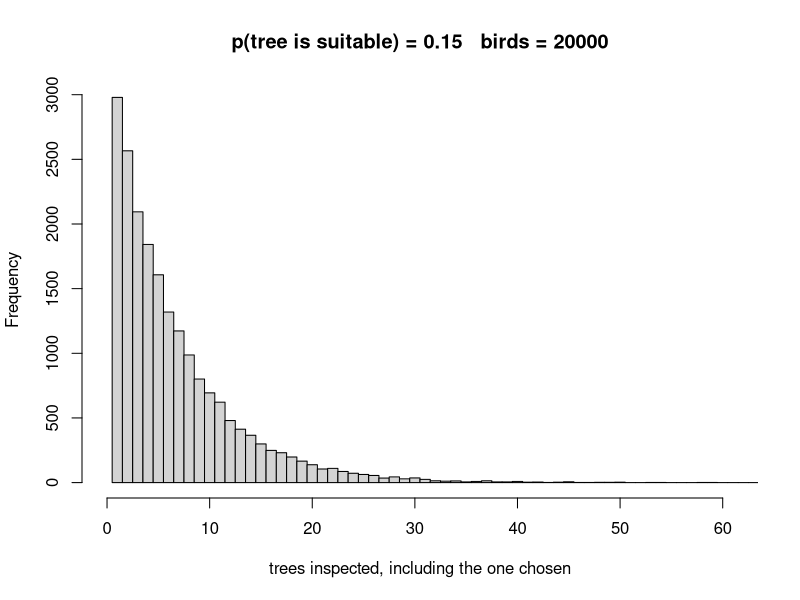

Write R code to recreate this figure.
# Simulates how many trees a bird has to inspect before finding a good nesting tree
# for a given p(good)

p_good <- 0.15
birds <- 20000

# At 200 birds the one-tree-wide bars are too sparse to compare against the
# shortcut -- most bars hold one or two birds and the shape is lost in noise.
# 200 is the right number for "look how much birds differ"; the comparison
# needs more.  20000 takes under a second and tracks the curve closely.
#
# Do NOT try to read the mode off these bars.  P(1 tree) = 0.0500 and
# P(2 trees) = 0.0475 differ by five percent, so the tallest bar lands on 1
# only about ten times in twelve even at 50000 birds.  That the mode is 1 is a
# fact about the formula, not something a sample can show -- it is the red
# dots that make the claim, and they are monotone by construction.

normalize_and_compare <- 0
plot_geometric <- 0

# There is no largest possible number of trees: an unlucky bird could keep
# looking forever.  So the plot shows a fixed window and reports what ran past
# it, rather than letting the single unluckiest bird set the axis.
max_shown <- 60

if (p_good <= 0) {stop("p_good must be above 0, or the bird never finds a tree")}

results <- rep(NA, birds)
for(b in 1:birds)
{
  found_nest <- FALSE
  trees_tried <- 0
  while (!found_nest)
  {
    found_nest <- runif(1) < p_good
    trees_tried <- trees_tried + 1
  }
  results[b]<-trees_tried
}

# One bar per number of trees.  The default breaks would put 1 and 2 in the
# same bar, which hides the whole point: the single most likely outcome is
# that the first tree tried is good.
breaks <- seq(0.5, max(results) + 0.5, by = 1)
possible <- 1:max_shown

# dgeom() counts the FAILURES before the first success, but trees_tried counts
# the trees inspected including the good one -- hence the minus one.
expected <- dgeom(possible - 1, p_good)

title <- paste("p(tree is suitable) =", p_good, "  birds =", birds)

hist(results, breaks = breaks, freq = !normalize_and_compare, main = title,
     xlab = "trees inspected, including the one chosen",
     xlim = c(0, max_shown + 1))

if (plot_geometric)
{
  points(possible, expected, col = "red", pch = 19)
  legend("topright", legend = c("simulation", "geometric"),
         col = c("black", "red"), pch = c(15, 19), bty = "n")
}

# The three summaries are the point of this example: they disagree, and none
# of them is "what to expect".
cat("birds followed    :", birds, "\n")
cat("settled in tree 1 :", sum(results == 1), "birds  (", 
    round(100 * mean(results == 1)), "% ; dgeom says", round(100 * p_good), "% )\n")
cat("median            :", median(results), "\n")
cat("mean              :", round(mean(results), 1), "  (1/p =", 1/p_good, ")\n")
cat("searched more than", 1/p_good, "trees:", sum(results > 1/p_good), "birds\n")
cat("longest search    :", max(results), "trees\n")
if (any(results > max_shown))
{
  cat("ran past the axis :", sum(results > max_shown), "birds\n")
}
